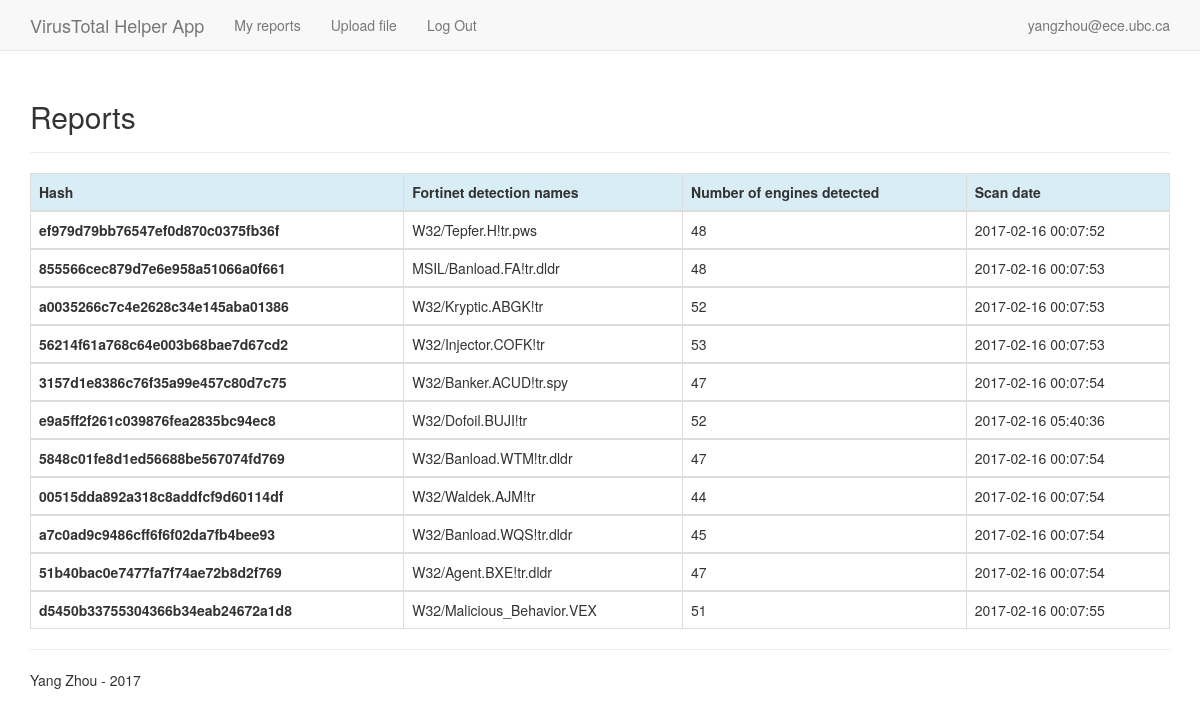
Screenshot of /reports (signed in) with the database file from the repository.
### project/models.py (models this page shows, shortened)
class User(db.Model):
    __tablename__ = 'users'
    id = db.Column(db.Integer, primary_key=True, autoincrement=True)
    email = db.Column(db.String, unique=True, nullable=False)
    _password = db.Column(db.Binary(60), nullable=False)
    authenticated = db.Column(db.Boolean, default=False)
    registered_on = db.Column(db.DateTime, nullable=True)
    last_logged_in = db.Column(db.DateTime, nullable=True)
    current_logged_in = db.Column(db.DateTime, nullable=True)
    role = db.Column(db.String, default='user')
    @hybrid_property
    def password(self):
        return self._password
    @property
    def is_authenticated(self):
        return self.authenticated

class Report(db.Model):
    __tablename__ = 'report'
    hash_value = db.Column(db.String, primary_key=True)
    Fortinet_detection = db.Column(db.String, nullable=True)
    detected_number = db.Column(db.Integer, nullable=True)
    scan_date = db.Column(db.DateTime, nullable=True)
    user_email = db.Column(db.String, nullable=False)
    filename = db.Column(db.String, nullable=False)
    scanned = db.Column(db.Boolean, nullable=False)

### project/report/views.py (the view)
@report_blueprint.route('/reports', methods=['GET'])
def show_my_reports():
    reports = Report.query.filter_by(user_email=current_user.email).all()
    return render_template('reports.html', reports=reports)

### project/__init__.py (called while the page is built)
@login_manager.user_loader
def load_user(user_id):
    return User.query.filter(User.id == int(user_id)).first()

### project/templates/reports.html
{% extends "layout.html" %}
{% from "_form_macros.html" import render_field %}
{% block content %}
<div class="user-registration">
  <div class="page-header">
    <h2>Reports</h2>
  </div>
  <table class = "table table-bordered">
      <thead>
        <tr class="info">
         <th>Hash</th>
         <th>Fortinet detection names</th>
         <th>Number of engines detected</th>
         <th>Scan date</th>
       </tr>
     </thead>
    {% for r in reports %}
     <tbody>
      <tr>
       <th>{{ r.hash_value }}</th>
       <td>{{ r.Fortinet_detection }}</td>
       <td>{{ r.detected_number }}</td>
       <td>{{ r.scan_date }}</td>
     </tr>
    </tbody>
    {% endfor %}
  </table>
</div>
{% endblock %}

### project/templates/layout.html (shortened to what this page needs)
<!DOCTYPE html>
<html lang="en">
  <head>
    <link href="https://maxcdn.bootstrapcdn.com/bootstrap/3.3.6/css/bootstrap.min.css" rel="stylesheet">
    <link rel="stylesheet" href="{{ url_for('static', filename='css/main.css') }}">
  </head>
  <body>
    <nav class="navbar navbar-default navbar-fixed-top">
      <div class="container">
        <div class="navbar-header">
          <a class="navbar-brand" href="">VirusTotal Helper App</a>
        </div>
        <div class="collapse navbar-collapse" id="recipes-navbar-collapse-1">
          <ul class="nav navbar-nav">
            {% if current_user.is_authenticated %}
              <li><a href="{{ url_for('report.show_my_reports') }}">My reports</a></li>
              <li><a href="{{ url_for('report.upload') }}">Upload file</a></li>
              <li><a href="{{ url_for('users.logout') }}">Log Out</a></li>
            {% else %}
              <li><a href="{{ url_for('users.register') }}">Register</a></li>
              <li><a href="{{ url_for('users.login') }}">Log In</a></li>
            {% endif %}
          </ul>
          <ul class="nav navbar-nav navbar-right">
            {% if current_user.is_authenticated %}
              <li><a href="">{{current_user.email}}</a></li>
            {% else %}
              <li><a href="#">Welcome!</a></li>
            {% endif %}
          </ul>
        </div>
      </div>
    </nav>
    <div class="container">
      <div class="content">
        {% block content %}
        {% endblock %}
      </div>
      <div class="footer">
        <hr>
        <p>Yang Zhou - 2017</p>
      </div>
    </div>
  </body>
</html>

### project/static/css/main.css (style rules this page uses)
body { padding: 60px 0; background: #ffffff; }

### rows the page displays
User: email "yangzhou@ece.ubc.ca"
Report: hash_value "ef979d79bb76547ef0d870c0375fb36f", Fortinet_detection "W32/Tepfer.H!tr.pws", detected_number "48", scan_date "2017-02-16 00:07:52"
Report: hash_value "855566cec879d7e6e958a51066a0f661", Fortinet_detection "MSIL/Banload.FA!tr.dldr", detected_number "48", scan_date "2017-02-16 00:07:53"
Report: hash_value "a0035266c7c4e2628c34e145aba01386", Fortinet_detection "W32/Kryptic.ABGK!tr", detected_number "52", scan_date "2017-02-16 00:07:53"
Report: hash_value "56214f61a768c64e003b68bae7d67cd2", Fortinet_detection "W32/Injector.COFK!tr", detected_number "53", scan_date "2017-02-16 00:07:53"
Report: hash_value "3157d1e8386c76f35a99e457c80d7c75", Fortinet_detection "W32/Banker.ACUD!tr.spy", detected_number "47", scan_date "2017-02-16 00:07:54"
Report: hash_value "e9a5ff2f261c039876fea2835bc94ec8", Fortinet_detection "W32/Dofoil.BUJI!tr", detected_number "52", scan_date "2017-02-16 05:40:36"
Report: hash_value "5848c01fe8d1ed56688be567074fd769", Fortinet_detection "W32/Banload.WTM!tr.dldr", detected_number "47", scan_date "2017-02-16 00:07:54"
Report: hash_value "00515dda892a318c8addfcf9d60114df", Fortinet_detection "W32/Waldek.AJM!tr", detected_number "44", scan_date "2017-02-16 00:07:54"
Report: hash_value "a7c0ad9c9486cff6f6f02da7fb4bee93", Fortinet_detection "W32/Banload.WQS!tr.dldr", detected_number "45", scan_date "2017-02-16 00:07:54"
Report: hash_value "51b40bac0e7477fa7f74ae72b8d2f769", Fortinet_detection "W32/Agent.BXE!tr.dldr", detected_number "47", scan_date "2017-02-16 00:07:54"
Report: hash_value "d5450b33755304366b34eab24672a1d8", Fortinet_detection "W32/Malicious_Behavior.VEX", detected_number "51", scan_date "2017-02-16 00:07:55"
